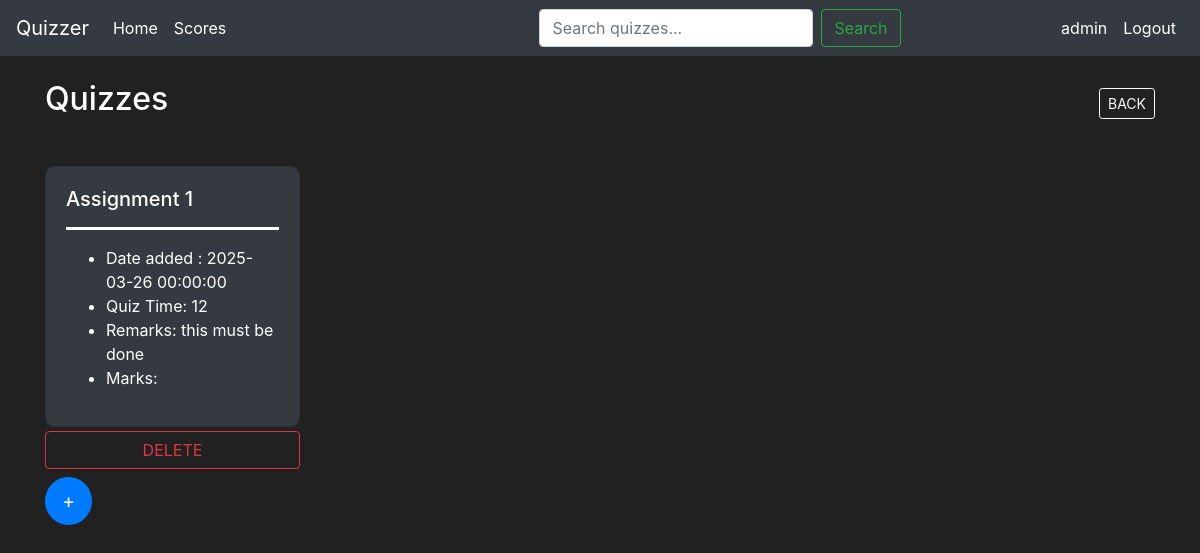
Before: /chapter/1 (signed in) with the older database file.
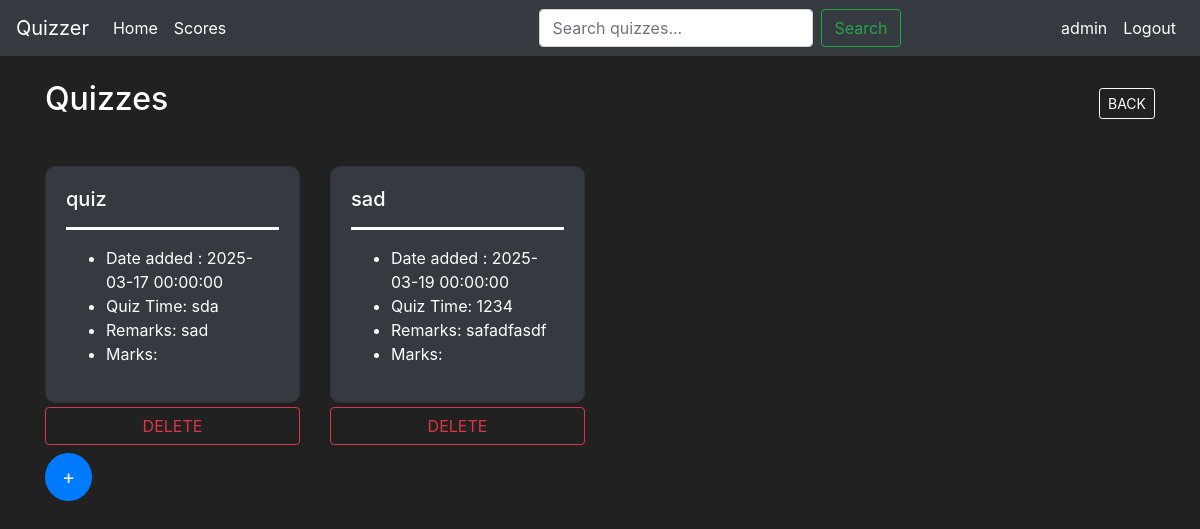
After: the same page with the newer database file.
### models.py (models this page shows)
class User(db.Model, UserMixin):
    id = db.Column(db.Integer, primary_key=True)
    name = db.Column(db.String(30), nullable=False)
    email = db.Column(db.String(50), nullable=False)
    password = db.Column(db.String(70), nullable=False)
    qualification = db.Column(db.String(300), nullable=True)
    dob = db.Column(db.DateTime , nullable=True)
    scores = db.relationship('Scores', backref='usersuper',cascade='all, delete', lazy=True)

class Quiz(db.Model):
    id=db.Column(db.Integer, primary_key=True)
    name=db.Column(db.String(50), nullable=False)
    chapter_id = db.Column(db.Integer, db.ForeignKey('chapter.id'), nullable=False)
    date_of_quiz = db.Column(db.DateTime, nullable=False)
    time_duration = db.Column(db.Integer, nullable=False)
    remarks = db.Column(db.String(500), nullable=False)
    questions = db.relationship('Questions', backref='quizsuper',cascade='all, delete', lazy=True)
    scores = db.relationship('Scores', backref='quizsuper', lazy=True, cascade='all, delete-orphan')

### routes.py (the view)
@app.route('/chapter/<cid>', methods=['POST','GET'])
@login_required
def quizzes(cid):
    chapter=Chapter.query.filter_by(id=cid).first()
    quizzes=Quiz.query.filter_by(chapter_id=cid).all()
    return render_template("quizzes.html",chapter=chapter,quizzes=quizzes)

### models.py (called while the page is built)
@login_manager.user_loader
def load_user(user_id):
    return User.query.get(int(user_id))

### templates/quizzes.html (shortened to what this page needs)
{% extends "base.html" %}
{% block body %}
<div class="container mt-4">
    <div class="d-flex justify-content-between align-items-center inline">
        <h2>Quizzes</h2>
        <a href="{{url_for('chapters',sid=chapter.subject_id)}}" class="btn btn-outline-light btn-sm">BACK</a>
    </div>
    <div class="row mt-3">
        {%for quiz in quizzes%}
        <div class="col-md-3">
            {%if current_user.email=="admin"%}
                <a href="{{url_for('questioncre', qid=quiz.id)}}" class="text-decoration-none">
            {%else%}
                <a href="{{url_for('quiz', qid=quiz.id)}}" class="text-decoration-none">
            {%endif%}
                    <div class="card bg-dark text-white rounded-lg card-hover mt-4">
                        <div class="card-body">
                            <h5 class="card-title">{{quiz.name}}</h5>
                            <hr style="border-top: 3px solid white;">
                            <ul class="mt-2">
                                <li>Date added : {{quiz.date_of_quiz}}</li>
                                <li>Quiz Time: {{quiz.time_duration}}</li>
                                <li>Remarks: {{quiz.remarks}}</li>
                                <li>Marks: {{quiz.percent}}</li>
                            </ul>
                        </div>
                    </div>
                </a>
            {%if current_user.email=='admin'%}
                <a href="{{url_for('quizdel',qid=quiz.id)}}" class="btn btn-outline-danger btn-block mt-1">DELETE</a>
            {%endif%}
        </div>
        {%endfor%}
    </div>
    {%if current_user.email=='admin'%}
        <a href="{{url_for('quizcre',cid=chapter.id)}}" class="btn btn-primary btn-lg rounded-circle ml-auto mt-2 justify-content-center align-items-center">+</a>
    {%endif%}
</div>
{% endblock %}

### templates/base.html (shortened to what this page needs)
<!doctype html>
<html lang="en">
  <head>
    <link rel="stylesheet" href="https://cdn.jsdelivr.net/npm/bootstrap@4.5.3/dist/css/bootstrap.min.css">
  </head>
  <body>
    <nav class="navbar navbar-expand-md navbar-dark bg-dark">
        <a class="navbar-brand" href="#">Quizzer</a>
        <div class="collapse navbar-collapse" id="navbarNav">
          <ul class="navbar-nav mr-auto">
              <li class="nav-item active">
                  <a class="nav-link" href="{{url_for('index')}}">Home</a>
              </li>
              <li class="nav-item active">
                  <a class="nav-link" href="{{url_for('scores')}}">Scores</a>
              </li>
          </ul>
          <form class="form-inline mx-auto" method="GET" action="{{ url_for('search') }}">
            <input class="form-control mr-sm-2" type="search" placeholder="Search quizzes..." name="query" aria-label="Search">
            <button class="btn btn-outline-success my-2 my-sm-0" type="submit">Search</button>
          </form>
          {%if current_user.is_authenticated%}
            <ul class="navbar-nav">
              <li class="nav-item active">
                  <a class="nav-link" href="#">{{current_user.name}}</a>
              </li>
              <li class="nav-item active">
                  <a class="nav-link" href="{{url_for('logout')}}">Logout</a>
              </li>
            </ul>
          {%endif%}
        </div>
    </nav>
      {% block body %}
        {% endblock %}
  </body>
</html>

### templates/quizzes.html (style rules this page uses)
.card-hover { border-radius: 10px !important; }

### templates/base.html (style rules this page uses)
body { background-color: #212121; color:#fff; }

Changed rows visible on the page:
removed Quiz: name "Assignment 1", date_of_quiz "2025-03-26 00:00:00", time_duration "12", remarks "this must be done"
added Quiz: name "quiz", date_of_quiz "2025-03-17 00:00:00", time_duration "sda", remarks "sad"
added Quiz: name "sad", date_of_quiz "2025-03-19 00:00:00", time_duration "1234", remarks "safadfasdf"
